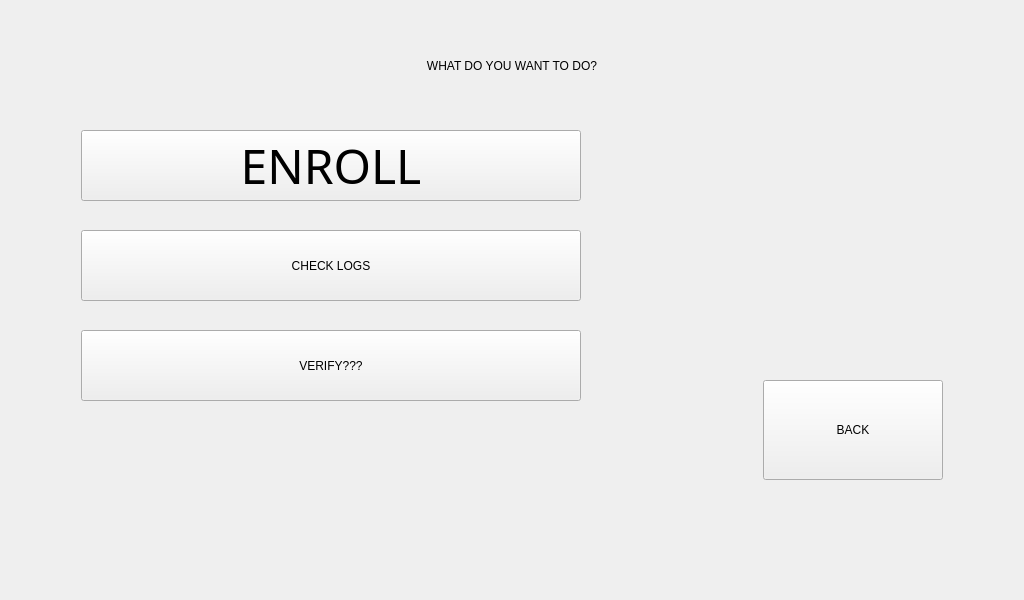
<?xml version="1.0" encoding="UTF-8"?>
<ui version="4.0">
 <class>AccesGranted</class>
 <widget class="QWidget" name="AccesGranted">
  <property name="geometry">
   <rect>
    <x>0</x>
    <y>0</y>
    <width>1024</width>
    <height>600</height>
   </rect>
  </property>
  <property name="windowTitle">
   <string>Form</string>
  </property>
  <widget class="QLabel" name="label_set">
   <property name="geometry">
    <rect>
     <x>195</x>
     <y>30</y>
     <width>634</width>
     <height>71</height>
    </rect>
   </property>
   <property name="styleSheet">
    <string notr="true">	border-style: solid;
	border-color: rgb(146, 150, 150);
	border-width: 3px;
	border-radius: 16px;
	color: rgb(146, 150, 150);
	font: 300 36pt &quot;Calibri Light&quot;;
	background-image (&quot;C:\Users\mjszo\Desktop\1\graphic\blang.png&quot;)
   </string>
   </property>
   <property name="text">
    <string>WHAT DO YOU WANT TO DO?</string>
   </property>
   <property name="alignment">
    <set>Qt::AlignCenter</set>
   </property>
  </widget>
  <widget class="QPushButton" name="button_key1">
   <property name="geometry">
    <rect>
     <x>81</x>
     <y>130</y>
     <width>500</width>
     <height>71</height>
    </rect>
   </property>
   <property name="font">
    <font>
     <family>Calibri Light</family>
     <pointsize>36</pointsize>
     <italic>false</italic>
     <bold>false</bold>
    </font>
   </property>
   <property name="styleSheet">
    <string notr="true">	border-style: solid;
	border-width: 3px;
	border-radius: 16px;
	color: rgb(146, 150, 150);
	font: 300 36pt &quot;Calibri Light&quot;;
	background-image (&quot;C:\Users\mjszo\Desktop\1\graphic\blang.png&quot;)</string>
   </property>
   <property name="text">
    <string>ENROLL</string>
   </property>
  </widget>
  <widget class="QPushButton" name="button_key2">
   <property name="geometry">
    <rect>
     <x>81</x>
     <y>330</y>
     <width>500</width>
     <height>71</height>
    </rect>
   </property>
   <property name="styleSheet">
    <string notr="true">	border-style: solid;
	border-width: 3px;
	border-radius: 16px;
	color: rgb(146, 150, 150);
	font: 300 36pt &quot;Calibri Light&quot;;
	background-image (&quot;C:\Users\mjszo\Desktop\1\graphic\blang.png&quot;)</string>
   </property>
   <property name="text">
    <string>VERIFY???</string>
   </property>
  </widget>
  <widget class="QPushButton" name="button_key6">
   <property name="geometry">
    <rect>
     <x>81</x>
     <y>230</y>
     <width>500</width>
     <height>71</height>
    </rect>
   </property>
   <property name="styleSheet">
    <string notr="true">	border-style: solid;
	border-width: 3px;
	border-radius: 16px;
	color: rgb(146, 150, 150);
	font: 300 36pt &quot;Calibri Light&quot;;
	background-image (&quot;C:\Users\mjszo\Desktop\1\graphic\blang.png&quot;)</string>
   </property>
   <property name="text">
    <string>CHECK LOGS</string>
   </property>
  </widget>
  <widget class="QPushButton" name="button_setBack">
   <property name="geometry">
    <rect>
     <x>763</x>
     <y>380</y>
     <width>180</width>
     <height>100</height>
    </rect>
   </property>
   <property name="styleSheet">
    <string notr="true">	border-style: solid;
	border-width: 3px;
	border-radius: 16px;
	color: rgb(146, 150, 150);
	font: 300 24pt &quot;Calibri Light&quot;;
	background-image (&quot;C:\Users\mjszo\Desktop\1\graphic\blang.png&quot;)</string>
   </property>
   <property name="text">
    <string>BACK</string>
   </property>
  </widget>
  <widget class="QLabel" name="background_key">
   <property name="geometry">
    <rect>
     <x>0</x>
     <y>0</y>
     <width>1024</width>
     <height>600</height>
    </rect>
   </property>
   <property name="text">
    <string/>
   </property>
   <property name="pixmap">
    <pixmap>graphic/emoto2.png</pixmap>
   </property>
  </widget>
  <zorder>background_key</zorder>
  <zorder>label_set</zorder>
  <zorder>button_key6</zorder>
  <zorder>button_setBack</zorder>
  <zorder>button_key1</zorder>
  <zorder>button_key2</zorder>
 </widget>
 <resources/>
 <connections/>
</ui>
